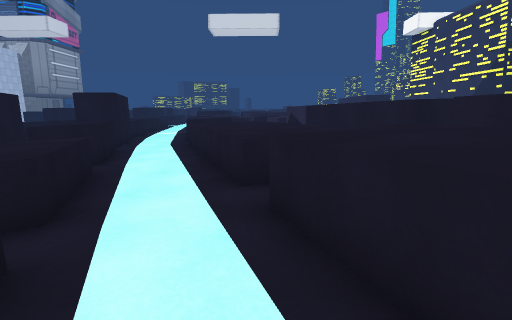
View 1 (above)

24 first-person views from a walk through a scene from a Unity 3-D project. The camera is 1.4 m above the floor, tilts 10° down and sees 80° across. The floor is counted in squares, 1 m on a side. Each view is taken from the middle of a square. On the plan, view 1 faces up. The plan holds only what a view shows up to about 14 squares ahead; the rest is blank. The place goes on beyond the plan. The player is left out. Some animated figures are not drawn. Some surface patterns are stand-ins.

View 2
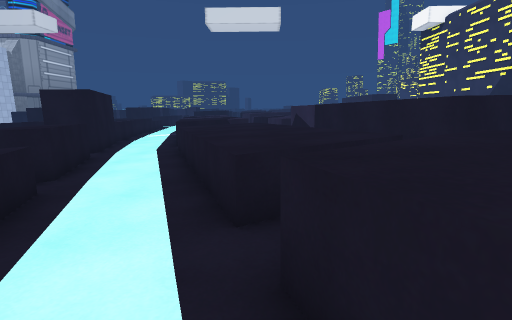

View 3
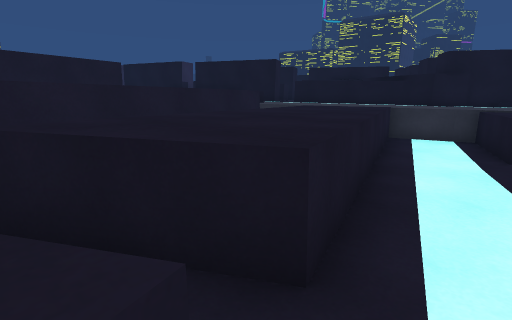

View 4
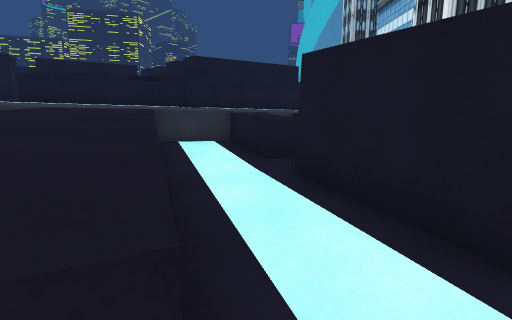

View 5
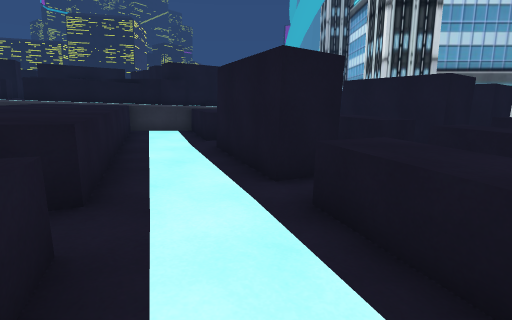

View 6
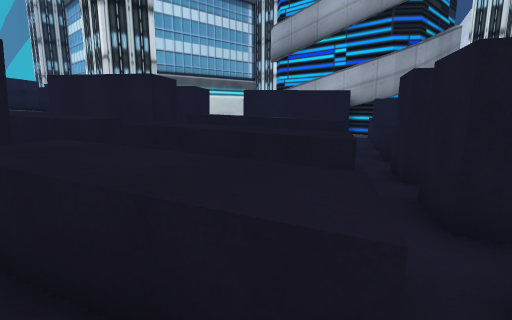

View 7
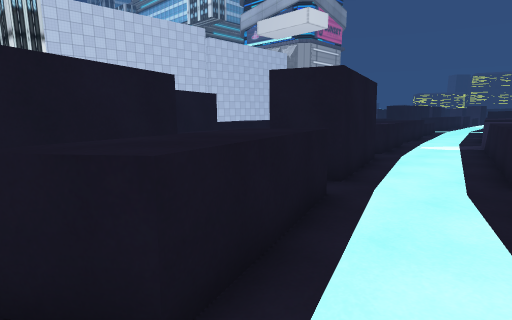

View 8
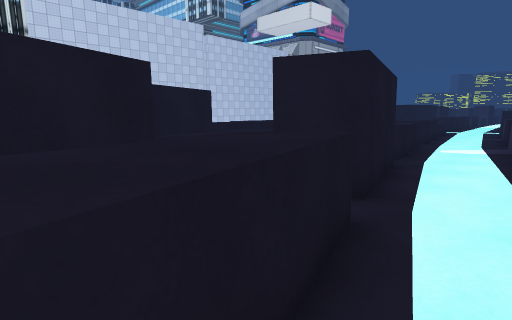

View 9
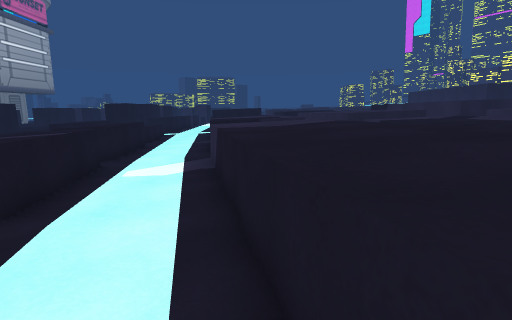

View 10
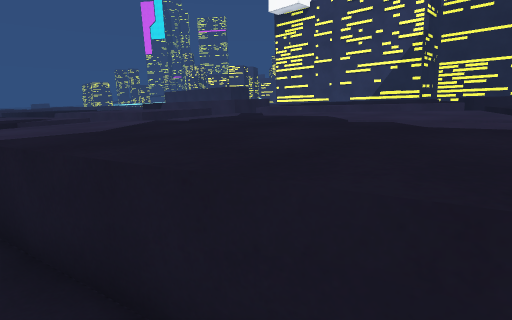

View 11
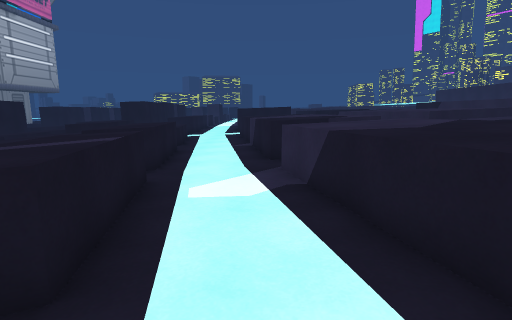

View 12
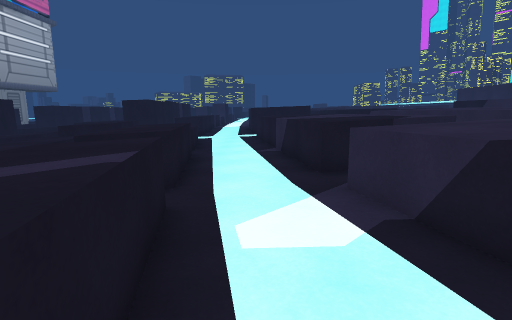

View 13
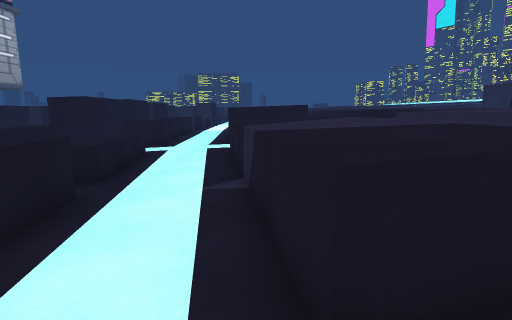

View 14
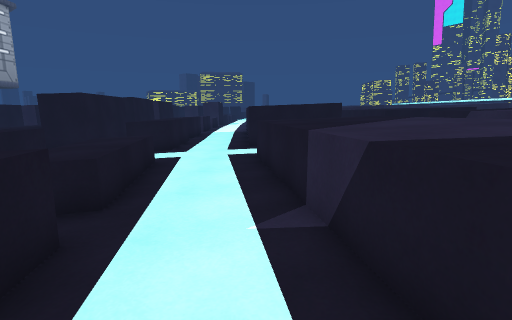

View 15
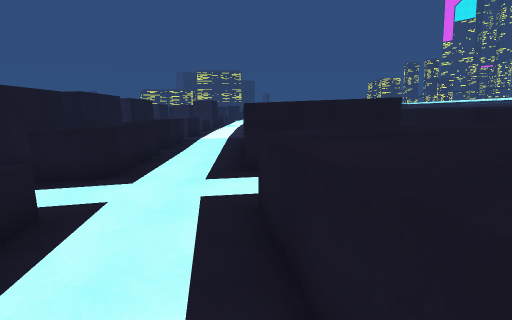

View 16
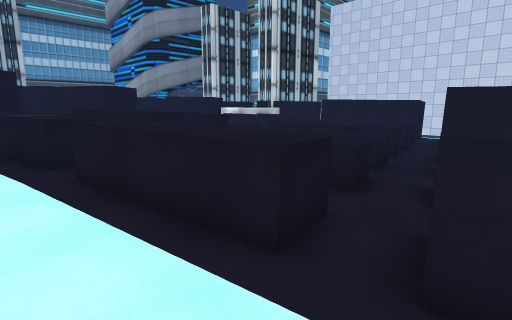

View 17
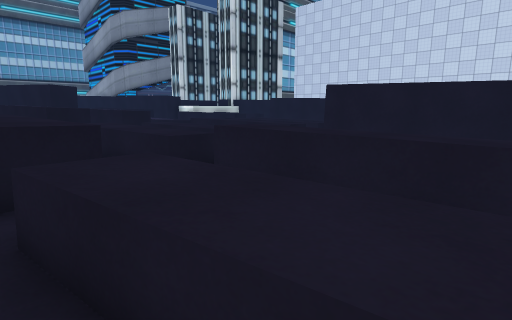

View 18
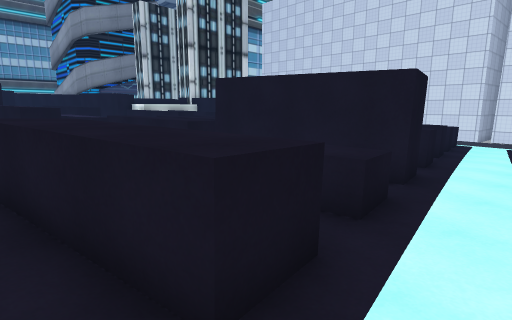

View 19
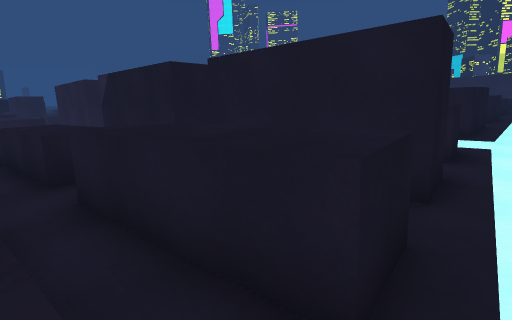

View 20
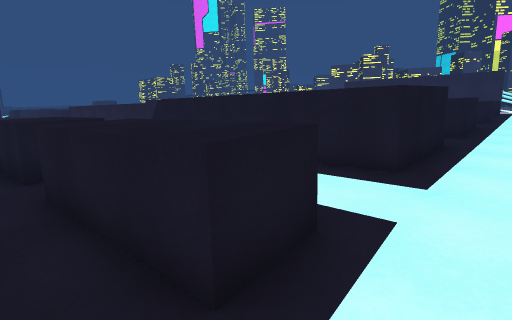

View 21
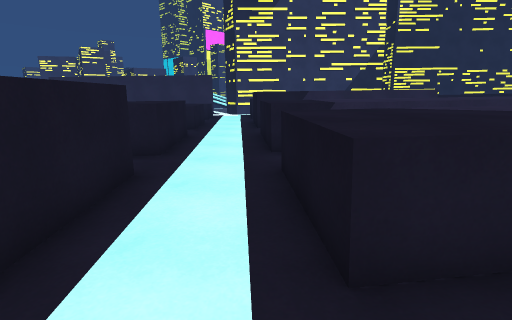

View 22
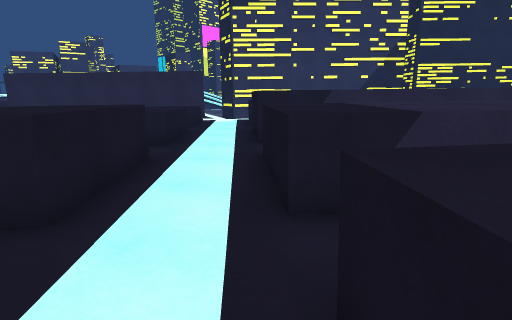

View 23
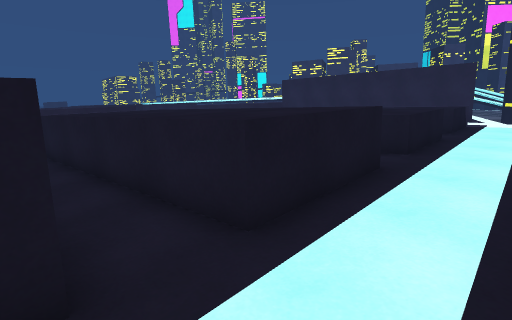

View 24
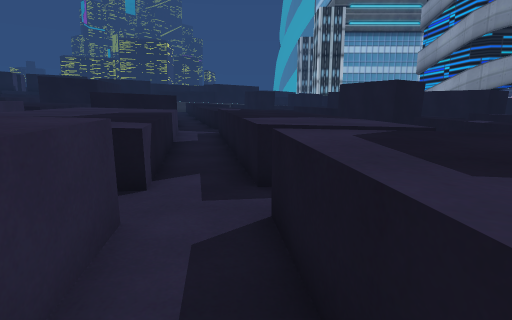

### Floor plan
Key: @ floor where view 1 was taken; # wall or solid block; x gap in a wall; . main floor; : floor 0.25 m higher than the main floor; - floor 0.25 m lower than the main floor; + floor 0.5 m higher than the main floor; _ floor 0.5 m lower than the main floor; * floor 0.75 m higher than the main floor; < floor 0.75 m lower than the main floor; = window, fence, low wall or low ledge; ^ raised ledge.
Columns run from 20 left of view 1 to 7 right of it. Each row starts with its distance up from view 1.
 44   ^^ ## ^^___^   -^^^^
 43  ^^^ ##_^^___^   -^^^^
 42   =    __^___^   -^^^^^
 41   <^<##_^^___^   -^^^^^
 40  ^^^^##_^^___^   -^^^^^  ^^^
 39  ^^^^##_^^__-^  ^.^^^^^.^^^^
 38  ^<^^##x^^=_-^^^^..==.....::
 37  ^<^^##____------.........::
 36  <<<_______-----...^^^^.^^^^
 35 <<<<____ ^^--^^^^^.^^^^ ^
 34 ##<^^_^^_^^--^^^^^ ^^^^ ^
 33  #<^^ ^^ ^^--=^^^^ ^^^^ ^
 32  ## ^ ^^ ^^---^^^^ ^^^^ ^
 31   #^^^^^=^^---^^^^ ^^^^ ^
 30   # ^^^^#^^---^^^^.^^^^^ ^
 29   #=^^_=##^^--^^^^ ^^^^  ^^^
 28   ##===^^#^^-.^^^^..^^^^ ^#
 27  ^^ ^^ ^^ ^^-.^^^^^#^^=  ^
 26 =^^ ^^ ^^ ^^-.=^^^=  ^^^ ^
 25 = ^=^^ ^^ ^^.....^^ ^^^^ ^
 24   ^^^^ ^^ #-...^^^^.^^^^ ^^
 23   ^^ ^^== -^^..^^^^.^^^^^ ^^
 22    ^==  ^^^^^..^^^^.^^^^^ ^^
 21      ^^  ^ ^^..^^^^^:^^^^ ^^
 20       ^  ^ ^^...^^^^:^^^^ ^^
 19       ^= ^ ^^...^^^^:^^^^ #=
 18        ^ ^=###..^^^^:^^^^ =^
 17       ^^# =###..^^^^#= ### ^
 16       ## ^^  #..=^^^=##^   ^
 15        # ^^  #...#    ^
 14        ##^^^ ##..^^^^ ^
 13         # ^ ###..^^^^  ^
 12           ^=#^^.::^^^^ ^
 11            ##^^^::^^^^ ^
 10             #.^^::^^^^  ^
  9             # ^^:::^^^^ ^^^
  8             ##^==::^^^^ ##
  7            ###=^^::^^^^=#^
  6           ###^#^^::+^^###^
  5          ###^^=^^^:++^^^ ^
  4       ^^= ^^.^^:^^:+^^^^ ^
  3     ^#=   ^^ ^^=^##++^^^^^^
  2    #=#     ^#^^####++^^^^ ^
  1      #     ^^  ^# #++^^^^ ^
  0      ##    ^^ ^^####@+^^^ ^
 -1       #     ## ^^  #++^^^^#^
 -2            ### ^^  +++^^^^ #
 -3         ###  ## ^  ^^++^^^ ^
 -4               #    ^^+*^^^^^
 -5               #    ^^x^^^^^^
 -6                     ^^^^^^^^
 -7                   ^^^^^^^^^^

Where each view was taken, in squares from view 1:
view 1: 0 up, 0 right, facing up
view 2: 2 up, 0 right, facing up
view 3: 6 up, 1 left, facing down-right
view 4: 5 up, 0 right, facing down
view 5: 8 up, 2 left, facing down
view 6: 8 up, 3 left, facing down-left
view 7: 8 up, 3 left, facing up-left
view 8: 9 up, 4 left, facing up-left
view 9: 15 up, 4 left, facing up
view 10: 17 up, 5 left, facing up-right
view 11: 17 up, 6 left, facing up
view 12: 19 up, 7 left, facing up
view 13: 24 up, 6 left, facing up
view 14: 26 up, 7 left, facing up
view 15: 31 up, 7 left, facing up
view 16: 31 up, 7 left, facing down-left
view 17: 34 up, 9 left, facing down-left
view 18: 36 up, 12 left, facing down-left
view 19: 36 up, 19 left, facing up-right
view 20: 36 up, 13 left, facing up-right
view 21: 36 up, 9 left, facing right
view 22: 36 up, 5 left, facing right
view 23: 36 up, 4 left, facing up-right
view 24: 30 up, 2 left, facing down
